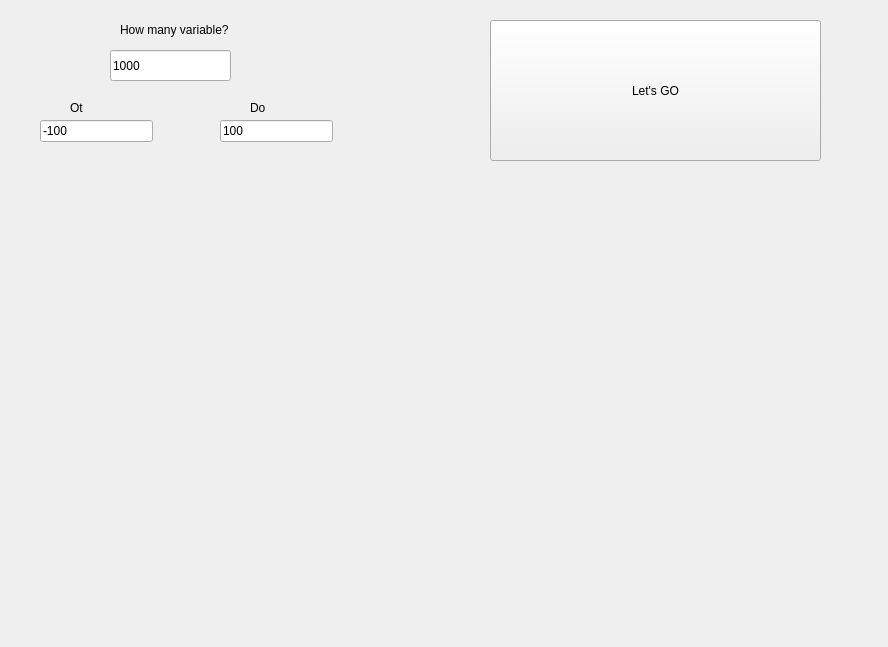
<?xml version="1.0" encoding="UTF-8"?>
<ui version="4.0">
 <class>Widget</class>
 <widget class="QWidget" name="Widget">
  <property name="geometry">
   <rect>
    <x>0</x>
    <y>0</y>
    <width>888</width>
    <height>647</height>
   </rect>
  </property>
  <property name="windowTitle">
   <string>Widget</string>
  </property>
  <widget class="QCustomPlot" name="widget" native="true">
   <property name="geometry">
    <rect>
     <x>10</x>
     <y>180</y>
     <width>871</width>
     <height>461</height>
    </rect>
   </property>
  </widget>
  <widget class="QLineEdit" name="lineEdit">
   <property name="geometry">
    <rect>
     <x>110</x>
     <y>50</y>
     <width>121</width>
     <height>31</height>
    </rect>
   </property>
   <property name="text">
    <string>1000</string>
   </property>
  </widget>
  <widget class="QPushButton" name="pushButton">
   <property name="geometry">
    <rect>
     <x>490</x>
     <y>20</y>
     <width>331</width>
     <height>141</height>
    </rect>
   </property>
   <property name="text">
    <string>Let's GO</string>
   </property>
  </widget>
  <widget class="QLabel" name="label">
   <property name="geometry">
    <rect>
     <x>120</x>
     <y>20</y>
     <width>111</width>
     <height>20</height>
    </rect>
   </property>
   <property name="text">
    <string>How many variable?</string>
   </property>
  </widget>
  <widget class="QLineEdit" name="lineEdit_2">
   <property name="geometry">
    <rect>
     <x>40</x>
     <y>120</y>
     <width>113</width>
     <height>22</height>
    </rect>
   </property>
   <property name="text">
    <string>-100</string>
   </property>
  </widget>
  <widget class="QLineEdit" name="lineEdit_3">
   <property name="geometry">
    <rect>
     <x>220</x>
     <y>120</y>
     <width>113</width>
     <height>22</height>
    </rect>
   </property>
   <property name="text">
    <string>100</string>
   </property>
  </widget>
  <widget class="QLabel" name="label_2">
   <property name="geometry">
    <rect>
     <x>70</x>
     <y>100</y>
     <width>55</width>
     <height>16</height>
    </rect>
   </property>
   <property name="text">
    <string>Ot</string>
   </property>
  </widget>
  <widget class="QLabel" name="label_3">
   <property name="geometry">
    <rect>
     <x>250</x>
     <y>100</y>
     <width>55</width>
     <height>16</height>
    </rect>
   </property>
   <property name="text">
    <string>Do</string>
   </property>
  </widget>
 </widget>
 <layoutdefault spacing="6" margin="11"/>
 <customwidgets>
  <customwidget>
   <class>QCustomPlot</class>
   <extends>QWidget</extends>
   <header>qcustomplot.h</header>
   <container>1</container>
  </customwidget>
 </customwidgets>
 <resources/>
 <connections/>
</ui>
